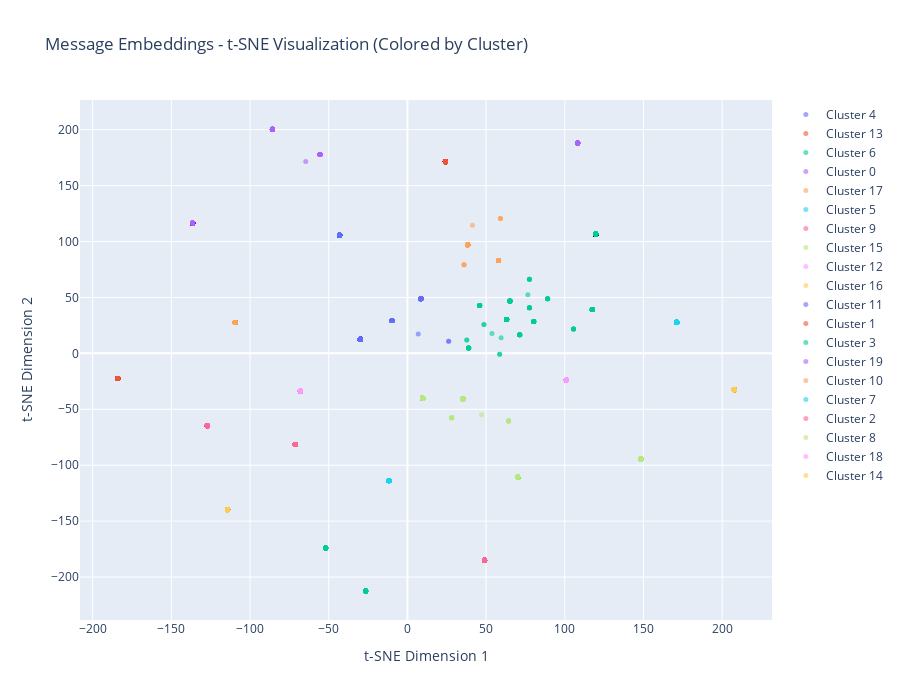

The cell this chart's notebook holds for it:
### Code cell
sample_df = df.iloc[sample_idx].copy()
sample_df['x'] = embeddings_2d[:, 0]
sample_df['y'] = embeddings_2d[:, 1]

fig = go.Figure()

for cluster_id in sample_df['message_cluster'].unique():
    cluster_data = sample_df[sample_df['message_cluster'] == cluster_id]
    fig.add_trace(
        go.Scatter(
            x=cluster_data['x'],
            y=cluster_data['y'],
            mode='markers',
            name=f'Cluster {cluster_id}',
            marker=dict(size=5, opacity=0.6),
            text=cluster_data['message'].str[:50],  # Show first 50 chars on hover.
            hovertemplate='%{text}<extra></extra>'
        )
    )

fig.update_layout(
    title='Message Embeddings - t-SNE Visualization (Colored by Cluster)',
    xaxis_title='t-SNE Dimension 1',
    yaxis_title='t-SNE Dimension 2',
    height=700,
    showlegend=True
)
fig.show()

### Figure 1 — Plotly figure (JSON) as saved in the notebook; plotly's stock layout.template omitted (floating-point values rounded to 4 significant figures; data arrays with more than 128 entries replaced by an {"elided": "..."} marker saying what was removed)
{"data": [{"hovertemplate": "%{text}<extra></extra>", "marker": {"opacity": 0.6, "size": 5}, "mode": "markers", "name": "Cluster 4", "text": {"elided": "311 str values"}, "type": "scatter", "x": {"elided": "311 float values"}, "y": {"elided": "311 float values"}}, {"hovertemplate": "%{text}<extra></extra>", "marker": {"opacity": 0.6, "size": 5}, "mode": "markers", "name": "Cluster 13", "text": {"elided": "295 str values"}, "type": "scatter", "x": {"elided": "295 float values"}, "y": {"elided": "295 float values"}}, {"hovertemplate": "%{text}<extra></extra>", "marker": {"opacity": 0.6, "size": 5}, "mode": "markers", "name": "Cluster 6", "text": {"elided": "261 str values"}, "type": "scatter", "x": {"elided": "261 float values"}, "y": {"elided": "261 float values"}}, {"hovertemplate": "%{text}<extra></extra>", "marker": {"opacity": 0.6, "size": 5}, "mode": "markers", "name": "Cluster 0", "text": {"elided": "310 str values"}, "type": "scatter", "x": {"elided": "310 float values"}, "y": {"elided": "310 float values"}}, {"hovertemplate": "%{text}<extra></extra>", "marker": {"opacity": 0.6, "size": 5}, "mode": "markers", "name": "Cluster 17", "text": ["Rate limit approaching for user 7291", "Rate limit exceeded for user 5638 - retry after 29", "Rate limit approaching for user 7595", "Rate limit approaching for user 2192", "Rate limit exceeded for user 5678 - retry after 12", "Rate limit approaching for user 1126", "Rate limit approaching for user 5145", "Rate limit approaching for user 3978", "Rate limit approaching for user 6280", "Rate limit exceeded for user 8554 - retry after 19", "Rate limit approaching for user 4090", "Rate limit approaching for user 8821", "Rate limit approaching for user 8992", "Rate limit approaching for user 7637", "Rate limit exceeded for user 8324 - retry after 16", "Rate limit approaching for user 1201", "Rate limit approaching for user 7899", "Rate limit exceeded for user 7952 - retry after 15", "Rate limit approaching for user 8892", "Rate limit approaching for user 6645", "Rate limit approaching for user 1751", "Rate limit approaching for user 6982", "Rate limit exceeded for user 1961 - retry after 26", "Rate limit approaching for user 8406", "Rate limit approaching for user 1953", "Rate limit exceeded for user 8859 - retry after 17", "Rate limit exceeded for user 8080 - retry after 10", "Rate limit approaching for user 2373", "Rate limit approaching for user 1956", "Rate limit approaching for user 9538", "Rate limit approaching for user 3578", "Rate limit exceeded for user 8432 - retry after 16", "Rate limit approaching for user 5531", "Rate limit approaching for user 4857", "Rate limit approaching for user 8085", "Rate limit exceeded for user 5491 - retry after 10", "Rate limit exceeded for user 6755 - retry after 94", "Rate limit approaching for user 2098", "Rate limit approaching for user 2508", "Rate limit approaching for user 3983", "Rate limit approaching for user 9314", "Rate limit exceeded for user 7654 - retry after 24", "Rate limit approaching for user 9359", "Rate limit approaching for user 5607", "Rate limit approaching for user 9093", "Rate limit exceeded for user 1283 - retry after 19", "Rate limit exceeded for user 6895 - retry after 17", "Rate limit approaching for user 4476", "Rate limit approaching for user 1327", "Rate limit approaching for user 8222", "Rate limit approaching for user 4499", "Rate limit approaching for user 8083", "Rate limit approaching for user 8364", "Rate limit approaching for user 2573", "Rate limit approaching for user 8212", "Rate limit approaching for user 5685", "File descriptor limit reached", "Rate limit approaching for user 6688", "Rate limit approaching for user 1890", "Rate limit approaching for user 5198", "Rate limit approaching for user 5705", "Rate limit approaching for user 2640", "Rate limit exceeded for user 9612 - retry after 22", "Rate limit approaching for user 4384", "Rate limit approaching for user 9575", "Rate limit approaching for user 2795", "File descriptor limit reached", "Rate limit approaching for user 6705", "Rate limit approaching for user 8259", "Rate limit approaching for user 2497", "Rate limit approaching for user 6268", "Rate limit approaching for user 4299", "Rate limit approaching for user 9826", "Rate limit approaching for user 4946", "File descriptor limit reached", "Rate limit approaching for user 7178", "Rate limit approaching for user 9384", "Rate limit exceeded for user 8772 - retry after 41", "Rate limit approaching for user 8133", "Rate limit exceeded for user 5699 - retry after 29", "Rate limit approaching for user 5263", "Rate limit approaching for user 4545", "Rate limit approaching for user 2464", "Rate limit approaching for user 7470", "Rate limit exceeded for user 3864 - retry after 18", "Rate limit approaching for user 4485", "Rate limit approaching for user 7559", "Rate limit approaching for user 1700", "Rate limit exceeded for user 6451 - retry after 23", "Rate limit approaching for user 7799", "Rate limit approaching for user 8692", "Rate limit approaching for user 5840", "Rate limit approaching for user 1371", "Rate limit approaching for user 1800", "Rate limit approaching for user 3936", "Rate limit approaching for user 1721", "Rate limit exceeded for user 9117 - retry after 13", "Rate limit approaching for user 6925", "Rate limit approaching for user 5793", "Rate limit approaching for user 4620", "Rate limit exceeded for user 3350 - retry after 21", "Rate limit approaching for user 2059", "Rate limit approaching for user 3991", "Rate limit exceeded for user 9757 - retry after 17", "Rate limit approaching for user 7695", "Rate limit approaching for user 5986", "Rate limit approaching for user 4669", "Rate limit approaching for user 3851", "Rate limit exceeded for user 8754 - retry after 69"], "type": "scatter", "x": [38.29, 38.29, 38.29, 38.29, 38.29, 38.29, 38.29, 38.29, 38.29, 38.29, 38.29, 38.29, 38.29, 38.29, 38.29, 38.29, 38.29, 38.29, 38.29, 38.29, 38.29, 38.29, 38.29, 38.29, 38.29, 38.29, 38.29, 38.29, 38.29, 38.29, 38.29, 38.29, 38.29, 38.29, 38.29, 38.29, 38.29, 38.29, 38.29, 38.29, 38.29, 38.29, 38.29, 38.29, 38.29, 38.29, 38.29, 38.29, 38.29, 38.29, 38.29, 38.29, 38.29, 38.29, 38.29, 38.29, 59.14, 38.29, 38.29, 41.35, 38.29, 38.29, 38.29, 38.29, 38.29, 38.29, 59.14, 38.29, 38.29, 38.29, 38.29, 38.29, 57.89, 57.89, 59.14, 57.89, 57.89, 38.29, 38.29, 38.29, 57.89, 57.89, 38.29, 38.29, 38.29, 38.29, 38.29, 38.29, 35.97, 57.89, 57.89, 35.97, 38.29, 38.29, 38.29, 38.29, 38.29, 38.29, 38.29, 57.89, 35.97, 38.29, 38.29, 57.89, 57.89, 57.89, 57.89, 38.29, 57.89], "y": [97.04, 97.04, 97.04, 97.04, 97.04, 97.04, 97.04, 97.04, 97.04, 97.04, 97.04, 97.04, 97.04, 97.04, 97.04, 97.04, 97.04, 97.04, 97.04, 97.04, 97.04, 97.04, 97.04, 97.04, 97.04, 97.04, 97.04, 97.04, 97.04, 97.04, 97.04, 97.04, 97.04, 97.04, 97.04, 97.04, 97.04, 97.04, 97.04, 97.04, 97.04, 97.04, 97.04, 97.04, 97.04, 97.04, 97.04, 97.04, 97.04, 97.04, 97.04, 97.04, 97.04, 97.04, 97.04, 97.04, 120.6, 97.04, 97.04, 114.6, 97.04, 97.04, 97.04, 97.04, 97.04, 97.04, 120.6, 97.04, 97.04, 97.04, 97.04, 97.04, 83.08, 83.08, 120.6, 83.08, 83.08, 97.04, 97.04, 97.04, 83.08, 83.08, 97.04, 97.04, 97.04, 97.04, 97.04, 97.04, 79.31, 83.08, 83.08, 79.31, 97.04, 97.04, 97.04, 97.04, 97.04, 97.04, 97.04, 83.08, 79.31, 97.04, 97.04, 83.08, 83.08, 83.08, 83.08, 97.04, 83.08]}, {"hovertemplate": "%{text}<extra></extra>", "marker": {"opacity": 0.6, "size": 5}, "mode": "markers", "name": "Cluster 5", "text": {"elided": "312 str values"}, "type": "scatter", "x": {"elided": "312 float values"}, "y": {"elided": "312 float values"}}, {"hovertemplate": "%{text}<extra></extra>", "marker": {"opacity": 0.6, "size": 5}, "mode": "markers", "name": "Cluster 9", "text": {"elided": "190 str values"}, "type": "scatter", "x": {"elided": "190 float values"}, "y": {"elided": "190 float values"}}, {"hovertemplate": "%{text}<extra></extra>", "marker": {"opacity": 0.6, "size": 5}, "mode": "markers", "name": "Cluster 15", "text": {"elided": "223 str values"}, "type": "scatter", "x": {"elided": "223 float values"}, "y": {"elided": "223 float values"}}, {"hovertemplate": "%{text}<extra></extra>", "marker": {"opacity": 0.6, "size": 5}, "mode": "markers", "name": "Cluster 12", "text": {"elided": "205 str values"}, "type": "scatter", "x": {"elided": "205 float values"}, "y": {"elided": "205 float values"}}, {"hovertemplate": "%{text}<extra></extra>", "marker": {"opacity": 0.6, "size": 5}, "mode": "markers", "name": "Cluster 16", "text": {"elided": "300 str values"}, "type": "scatter", "x": {"elided": "300 float values"}, "y": {"elided": "300 float values"}}, {"hovertemplate": "%{text}<extra></extra>", "marker": {"opacity": 0.6, "size": 5}, "mode": "markers", "name": "Cluster 11", "text": {"elided": "337 str values"}, "type": "scatter", "x": {"elided": "337 float values"}, "y": {"elided": "337 float values"}}, {"hovertemplate": "%{text}<extra></extra>", "marker": {"opacity": 0.6, "size": 5}, "mode": "markers", "name": "Cluster 1", "text": {"elided": "324 str values"}, "type": "scatter", "x": {"elided": "324 float values"}, "y": {"elided": "324 float values"}}, {"hovertemplate": "%{text}<extra></extra>", "marker": {"opacity": 0.6, "size": 5}, "mode": "markers", "name": "Cluster 3", "text": {"elided": "353 str values"}, "type": "scatter", "x": {"elided": "353 float values"}, "y": {"elided": "353 float values"}}, {"hovertemplate": "%{text}<extra></extra>", "marker": {"opacity": 0.6, "size": 5}, "mode": "markers", "name": "Cluster 19", "text": ["Authentication failed - invalid password for user ", "Session expired for user 8598", "Authentication failed - invalid password for user ", "Session expired for user 4431", "Authentication failed - invalid password for user ", "Payment declined - insufficient funds for user 287", "Session expired for user 6416", "Authentication failed - invalid password for user ", "Payment declined - insufficient funds for user 777", "Payment declined - insufficient funds for user 753", "Authentication failed - invalid password for user ", "Payment declined - insufficient funds for user 861", "Payment declined - insufficient funds for user 523", "Payment declined - insufficient funds for user 348", "Payment declined - insufficient funds for user 496", "Payment declined - insufficient funds for user 654", "Authentication failed - invalid password for user ", "Session expired for user 9100", "Authentication failed - invalid password for user ", "Payment declined - insufficient funds for user 268", "Session expired for user 7545", "Session expired for user 8535", "Session expired for user 5611", "Authentication failed - invalid password for user ", "Authentication failed - invalid password for user ", "Authentication failed - invalid password for user ", "Payment declined - insufficient funds for user 743", "Payment declined - insufficient funds for user 776", "Payment declined - insufficient funds for user 963", "Payment declined - insufficient funds for user 413", "Payment declined - insufficient funds for user 366", "Authentication failed - invalid password for user ", "Authentication failed - invalid password for user ", "Authentication failed - invalid password for user ", "Payment declined - insufficient funds for user 642", "Payment declined - insufficient funds for user 837", "Session expired for user 5153", "Payment declined - insufficient funds for user 965", "Payment declined - insufficient funds for user 271", "Payment declined - insufficient funds for user 991", "Payment declined - insufficient funds for user 708", "Authentication failed - invalid password for user ", "Payment declined - insufficient funds for user 277", "Session expired for user 2185", "Session expired for user 5909", "Authentication failed - invalid password for user ", "Authentication failed - invalid password for user ", "Session expired for user 2386", "Session expired for user 6209", "Authentication failed - invalid password for user ", "Session expired for user 4180", "Authentication failed - invalid password for user ", "Session expired for user 4353", "Authentication failed - invalid password for user ", "Session expired for user 5347", "Payment declined - insufficient funds for user 156", "Payment declined - insufficient funds for user 687", "Payment declined - insufficient funds for user 880", "Authentication failed - invalid password for user ", "Session expired for user 5521", "Authentication failed - invalid password for user ", "Authentication failed - invalid password for user ", "Payment declined - insufficient funds for user 893", "Session expired for user 5443", "Circuit breaker opened for user-service - failure ", "Payment declined - insufficient funds for user 453", "Session expired for user 6687", "Authentication failed - invalid password for user ", "Session expired for user 8145", "Payment declined - insufficient funds for user 666", "Authentication failed - invalid password for user ", "Session expired for user 4048", "Session expired for user 3464", "Authentication failed - invalid password for user ", "Session expired for user 2632", "Payment declined - insufficient funds for user 958", "Payment declined - insufficient funds for user 294", "Payment declined - insufficient funds for user 340", "Payment declined - insufficient funds for user 577", "Authentication failed - invalid password for user ", "Payment declined - insufficient funds for user 611", "Session expired for user 8796", "Authentication failed - invalid password for user ", "Authentication failed - invalid password for user ", "Payment declined - insufficient funds for user 575", "Payment declined - insufficient funds for user 979", "Authentication failed - invalid password for user ", "Session expired for user 9682", "Payment declined - insufficient funds for user 661", "Authentication failed - invalid password for user ", "Authentication failed - invalid password for user "], "type": "scatter", "x": [108.2, -55.54, 108.2, -55.54, 108.2, -85.77, -55.54, 108.2, -85.77, -85.77, 108.2, -85.77, -85.77, -85.77, -85.77, -85.77, 108.2, -55.54, 108.2, -85.77, -55.54, -55.54, -55.54, 108.2, 108.2, 108.2, -85.77, -85.77, -85.77, -85.77, -85.77, 108.2, 108.2, 108.2, -85.77, -85.77, -55.54, -85.77, -85.77, -85.77, -85.77, 108.2, -85.77, -55.54, -55.54, 108.2, 108.2, -55.54, -55.54, 108.2, -55.54, 108.2, -55.54, 108.2, -55.54, -85.77, -85.77, -85.77, 108.2, -55.54, 108.2, 108.2, -85.77, -55.54, -64.63, -85.77, -55.54, 108.2, -55.54, -85.77, 108.2, -55.54, -55.54, 108.2, -55.54, -85.77, -85.77, -85.77, -85.77, 108.2, -85.77, -55.54, 108.2, 108.2, -85.77, -85.77, 108.2, -55.54, -85.77, 108.2, 108.2], "y": [188.2, 177.8, 188.2, 177.8, 188.2, 200.5, 177.8, 188.2, 200.5, 200.5, 188.2, 200.5, 200.5, 200.5, 200.5, 200.5, 188.2, 177.8, 188.2, 200.5, 177.8, 177.8, 177.8, 188.2, 188.2, 188.2, 200.5, 200.5, 200.5, 200.5, 200.5, 188.2, 188.2, 188.2, 200.5, 200.5, 177.8, 200.5, 200.5, 200.5, 200.5, 188.2, 200.5, 177.8, 177.8, 188.2, 188.2, 177.8, 177.8, 188.2, 177.8, 188.2, 177.8, 188.2, 177.8, 200.5, 200.5, 200.5, 188.2, 177.8, 188.2, 188.2, 200.5, 177.8, 171.4, 200.5, 177.8, 188.2, 177.8, 200.5, 188.2, 177.8, 177.8, 188.2, 177.8, 200.5, 200.5, 200.5, 200.5, 188.2, 200.5, 177.8, 188.2, 188.2, 200.5, 200.5, 188.2, 177.8, 200.5, 188.2, 188.2]}, {"hovertemplate": "%{text}<extra></extra>", "marker": {"opacity": 0.6, "size": 5}, "mode": "markers", "name": "Cluster 10", "text": {"elided": "327 str values"}, "type": "scatter", "x": {"elided": "327 float values"}, "y": {"elided": "327 float values"}}, {"hovertemplate": "%{text}<extra></extra>", "marker": {"opacity": 0.6, "size": 5}, "mode": "markers", "name": "Cluster 7", "text": {"elided": "196 str values"}, "type": "scatter", "x": {"elided": "196 float values"}, "y": {"elided": "196 float values"}}, {"hovertemplate": "%{text}<extra></extra>", "marker": {"opacity": 0.6, "size": 5}, "mode": "markers", "name": "Cluster 2", "text": {"elided": "179 str values"}, "type": "scatter", "x": {"elided": "179 float values"}, "y": {"elided": "179 float values"}}, {"hovertemplate": "%{text}<extra></extra>", "marker": {"opacity": 0.6, "size": 5}, "mode": "markers", "name": "Cluster 8", "text": {"elided": "503 str values"}, "type": "scatter", "x": {"elided": "503 float values"}, "y": {"elided": "503 float values"}}, {"hovertemplate": "%{text}<extra></extra>", "marker": {"opacity": 0.6, "size": 5}, "mode": "markers", "name": "Cluster 18", "text": ["Connection retry attempt 2 of 3", "Connection retry attempt 1 of 3", "Connection retry attempt 1 of 3", "Connection retry attempt 2 of 3", "Connection retry attempt 3 of 3", "Connection retry attempt 3 of 3", "Connection retry attempt 2 of 3", "Connection retry attempt 1 of 3", "Connection retry attempt 3 of 3", "Connection retry attempt 3 of 3", "Connection retry attempt 2 of 3", "Connection retry attempt 3 of 3", "Connection retry attempt 1 of 3", "Connection retry attempt 3 of 3", "Connection retry attempt 1 of 3", "Connection retry attempt 2 of 3", "Connection retry attempt 3 of 3", "Connection retry attempt 2 of 3", "Connection retry attempt 3 of 3", "Connection retry attempt 2 of 3", "Connection retry attempt 3 of 3", "Connection retry attempt 1 of 3", "Connection retry attempt 2 of 3", "Connection retry attempt 3 of 3", "Connection retry attempt 3 of 3", "Connection retry attempt 1 of 3", "Connection retry attempt 2 of 3", "Connection retry attempt 3 of 3", "Connection retry attempt 1 of 3", "Connection retry attempt 2 of 3", "Connection retry attempt 2 of 3", "Connection retry attempt 2 of 3", "Connection retry attempt 3 of 3", "Connection retry attempt 2 of 3", "Connection retry attempt 3 of 3", "Connection retry attempt 3 of 3", "Connection retry attempt 3 of 3", "Connection retry attempt 1 of 3", "Connection retry attempt 1 of 3", "Connection retry attempt 3 of 3", "Connection retry attempt 2 of 3", "Connection retry attempt 3 of 3", "Connection retry attempt 3 of 3", "Connection retry attempt 3 of 3", "Connection retry attempt 2 of 3", "Connection retry attempt 3 of 3", "Connection retry attempt 2 of 3", "Connection retry attempt 1 of 3", "Connection retry attempt 2 of 3", "Connection retry attempt 1 of 3", "Connection retry attempt 3 of 3", "Connection retry attempt 1 of 3", "Connection retry attempt 1 of 3", "Connection retry attempt 3 of 3", "Connection retry attempt 2 of 3", "Connection retry attempt 3 of 3", "Connection retry attempt 3 of 3", "Connection retry attempt 3 of 3", "Connection retry attempt 2 of 3", "Connection retry attempt 3 of 3", "Connection retry attempt 3 of 3", "Connection retry attempt 3 of 3", "Connection retry attempt 3 of 3", "Connection retry attempt 2 of 3", "Connection retry attempt 2 of 3", "Connection retry attempt 1 of 3", "Connection retry attempt 1 of 3", "Connection retry attempt 3 of 3", "Connection retry attempt 3 of 3", "Connection retry attempt 1 of 3", "Connection retry attempt 3 of 3", "Connection retry attempt 2 of 3", "Connection retry attempt 2 of 3", "Connection retry attempt 1 of 3", "Connection retry attempt 1 of 3", "Connection retry attempt 3 of 3", "Connection retry attempt 3 of 3", "Connection retry attempt 1 of 3", "Connection retry attempt 3 of 3", "Connection retry attempt 2 of 3", "Connection retry attempt 1 of 3", "Connection retry attempt 3 of 3", "Connection retry attempt 2 of 3", "Connection retry attempt 2 of 3", "Connection retry attempt 1 of 3", "Connection retry attempt 1 of 3", "Connection retry attempt 1 of 3", "Connection retry attempt 1 of 3", "Connection retry attempt 3 of 3", "Connection retry attempt 3 of 3", "Connection retry attempt 3 of 3"], "type": "scatter", "x": [-67.97, -67.97, -67.97, -67.97, -67.97, -67.97, -67.97, -67.97, -67.97, -67.97, -67.97, -67.97, -67.97, -67.97, -67.97, -67.97, -67.97, -67.97, -67.97, -67.97, -67.97, -67.97, -67.97, -67.97, -67.97, -67.97, -67.97, -67.97, -67.97, -67.97, -67.97, -67.97, -67.97, -67.97, -67.97, -67.97, -67.97, -67.97, -67.97, -67.97, -67.97, -67.97, -67.97, -67.97, -67.97, -67.97, -67.97, -67.97, -67.97, -67.97, -67.97, -67.97, -67.97, -67.97, -67.97, -67.97, -67.97, -67.97, -67.97, -67.97, -67.97, -67.97, -67.97, -67.97, -67.97, -67.97, -67.97, -67.97, -67.97, -67.97, -67.97, -67.97, -67.97, -67.97, -67.97, -67.97, -67.97, -67.97, -67.97, -67.97, -67.97, -67.97, -67.97, -67.97, -67.97, -67.97, -67.97, -67.97, -67.97, -67.97, -67.97], "y": [-33.64, -33.64, -33.64, -33.64, -33.64, -33.64, -33.64, -33.64, -33.64, -33.64, -33.64, -33.64, -33.64, -33.64, -33.64, -33.64, -33.64, -33.64, -33.64, -33.64, -33.64, -33.64, -33.64, -33.64, -33.64, -33.64, -33.64, -33.64, -33.64, -33.64, -33.64, -33.64, -33.64, -33.64, -33.64, -33.64, -33.64, -33.64, -33.64, -33.64, -33.64, -33.64, -33.64, -33.64, -33.64, -33.64, -33.64, -33.64, -33.64, -33.64, -33.64, -33.64, -33.64, -33.64, -33.64, -33.64, -33.64, -33.64, -33.64, -33.64, -33.64, -33.64, -33.64, -33.64, -33.64, -33.64, -33.64, -33.64, -33.64, -33.64, -33.64, -33.64, -33.64, -33.64, -33.64, -33.64, -33.64, -33.64, -33.64, -33.64, -33.64, -33.64, -33.64, -33.64, -33.64, -33.64, -33.64, -33.64, -33.64, -33.64, -33.64]}, {"hovertemplate": "%{text}<extra></extra>", "marker": {"opacity": 0.6, "size": 5}, "mode": "markers", "name": "Cluster 14", "text": ["Cache eviction due to size limit", "Cache eviction due to size limit", "Cache eviction due to size limit", "Cache eviction due to size limit", "Cache eviction due to size limit", "Cache eviction due to size limit", "Cache eviction due to size limit", "Cache eviction due to size limit", "Cache eviction due to size limit", "Cache eviction due to size limit", "Cache eviction due to size limit", "Cache eviction due to size limit", "Cache eviction due to size limit", "Cache eviction due to size limit", "Cache eviction due to size limit", "Cache eviction due to size limit", "Cache eviction due to size limit", "Cache eviction due to size limit", "Cache eviction due to size limit", "Cache eviction due to size limit", "Cache eviction due to size limit", "Cache eviction due to size limit", "Cache eviction due to size limit", "Cache eviction due to size limit", "Cache eviction due to size limit", "Cache eviction due to size limit", "Cache eviction due to size limit", "Cache eviction due to size limit", "Cache eviction due to size limit", "Cache eviction due to size limit", "Cache eviction due to size limit", "Cache eviction due to size limit", "Cache eviction due to size limit", "Cache eviction due to size limit", "Cache eviction due to size limit", "Cache eviction due to size limit", "Cache eviction due to size limit", "Cache eviction due to size limit", "Cache eviction due to size limit", "Cache eviction due to size limit", "Cache eviction due to size limit", "Cache eviction due to size limit", "Cache eviction due to size limit", "Cache eviction due to size limit", "Cache eviction due to size limit", "Cache eviction due to size limit", "Cache eviction due to size limit", "Cache eviction due to size limit", "Cache eviction due to size limit", "Cache eviction due to size limit", "Cache eviction due to size limit", "Cache eviction due to size limit", "Cache eviction due to size limit", "Cache eviction due to size limit", "Cache eviction due to size limit", "Cache eviction due to size limit", "Cache eviction due to size limit", "Cache eviction due to size limit", "Cache eviction due to size limit", "Cache eviction due to size limit", "Cache eviction due to size limit", "Cache eviction due to size limit", "Cache eviction due to size limit", "Cache eviction due to size limit", "Cache eviction due to size limit", "Cache eviction due to size limit", "Cache eviction due to size limit", "Cache eviction due to size limit", "Cache eviction due to size limit", "Cache eviction due to size limit", "Cache eviction due to size limit", "Cache eviction due to size limit", "Cache eviction due to size limit", "Cache eviction due to size limit", "Cache eviction due to size limit", "Cache eviction due to size limit", "Cache eviction due to size limit", "Cache eviction due to size limit", "Cache eviction due to size limit", "Cache eviction due to size limit", "Cache eviction due to size limit", "Cache eviction due to size limit", "Cache eviction due to size limit"], "type": "scatter", "x": [207.7, 207.7, 207.7, 207.7, 207.7, 207.7, 207.7, 207.7, 207.7, 207.7, 207.7, 207.7, 207.7, 207.7, 207.7, 207.7, 207.7, 207.7, 207.7, 207.7, 207.7, 207.7, 207.7, 207.7, 207.7, 207.7, 207.7, 207.7, 207.7, 207.7, 207.7, 207.7, 207.7, 207.7, 207.7, 207.7, 207.7, 207.7, 207.7, 207.7, 207.7, 207.7, 207.7, 207.7, 207.7, 207.7, 207.7, 207.7, 207.7, 207.7, 207.7, 207.7, 207.7, 207.7, 207.7, 207.7, 207.7, 207.7, 207.7, 207.7, 207.7, 207.7, 207.7, 207.7, 207.7, 207.7, 207.7, 207.7, 207.7, 207.7, 207.7, 207.7, 207.7, 207.7, 207.7, 207.7, 207.7, 207.7, 207.7, 207.7, 207.7, 207.7, 207.7], "y": [-32.42, -32.42, -32.42, -32.42, -32.42, -32.42, -32.42, -32.42, -32.42, -32.42, -32.42, -32.42, -32.42, -32.42, -32.42, -32.42, -32.42, -32.42, -32.42, -32.42, -32.42, -32.42, -32.42, -32.42, -32.42, -32.42, -32.42, -32.42, -32.42, -32.42, -32.42, -32.42, -32.42, -32.42, -32.42, -32.42, -32.42, -32.42, -32.42, -32.42, -32.42, -32.42, -32.42, -32.42, -32.42, -32.42, -32.42, -32.42, -32.42, -32.42, -32.42, -32.42, -32.42, -32.42, -32.42, -32.42, -32.42, -32.42, -32.42, -32.42, -32.42, -32.42, -32.42, -32.42, -32.42, -32.42, -32.42, -32.42, -32.42, -32.42, -32.42, -32.42, -32.42, -32.42, -32.42, -32.42, -32.42, -32.42, -32.42, -32.42, -32.42, -32.42, -32.42]}], "layout": {"height": 700, "showlegend": true, "title": {"text": "Message Embeddings - t-SNE Visualization (Colored by Cluster)"}, "xaxis": {"title": {"text": "t-SNE Dimension 1"}}, "yaxis": {"title": {"text": "t-SNE Dimension 2"}}}}
